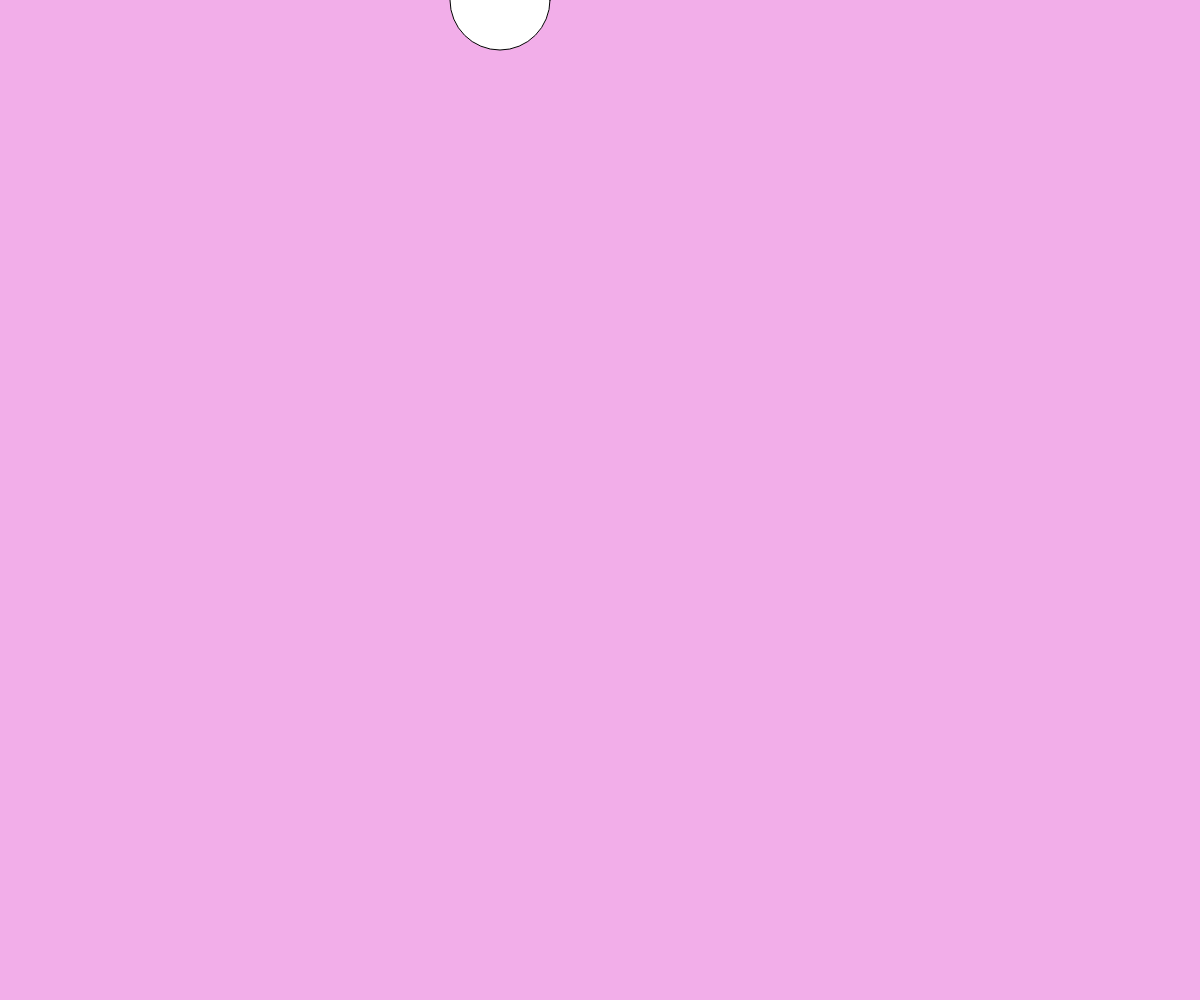
Frame 1 (no input)
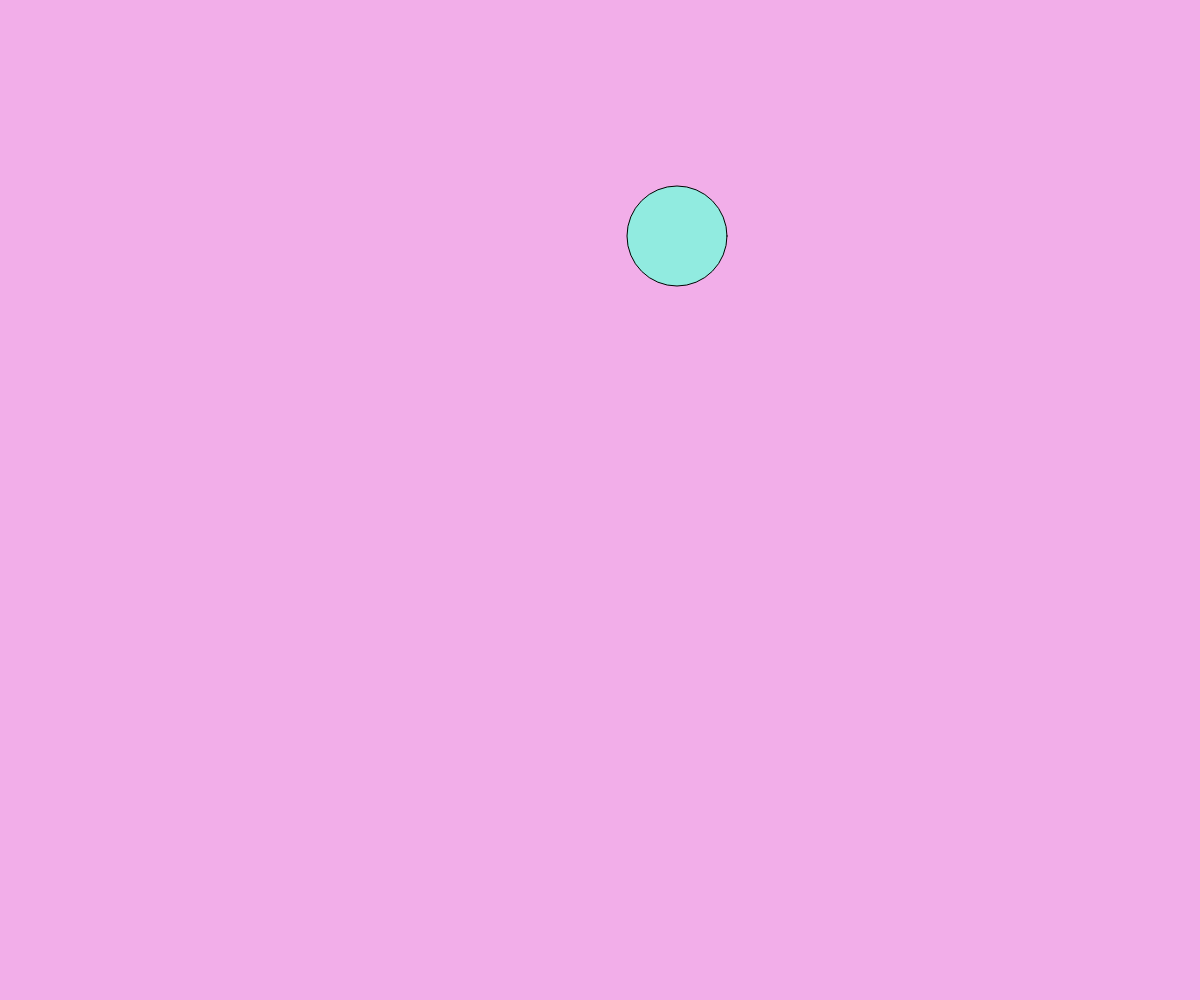
Frame 60 (no input)
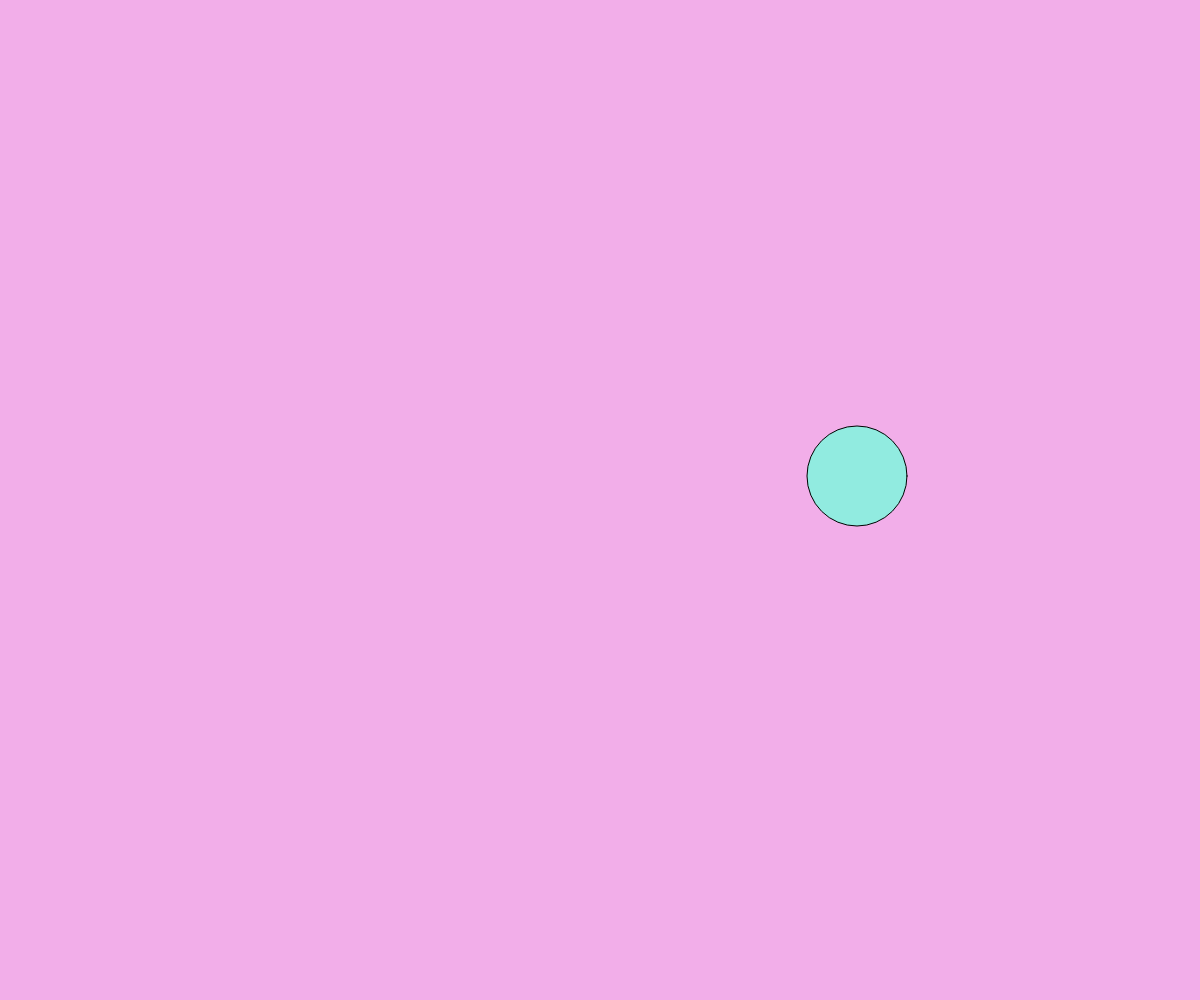
Frame 120 (the mouse pressed at the canvas centre since frame 60)

The p5.js sketch that drew these frames (run headless with seeded random() and noise() and a simulated clock; from frame 60 on, the mouse is pressed at the canvas centre):

// p5.js sketch
// ── sketch.js

let xpos = 500;
let ypos = 0;
let xballspeed = 3;
let yballspeed = 4;

function setup() {
// Create a full screen canvas
createCanvas(windowWidth, windowHeight);

}


function draw() {
background(242, 174, 233);
//Place circle in the center of the screen
circle(xpos,ypos,100);
fill(145, 235, 224);


xpos = xpos + xballspeed;
ypos = ypos + yballspeed;


//Chcecl fpr x position
//Check when ball crosses right side of canvas
if(xpos > width){
  xballspeed = -xballspeed;


}

if(xpos  < 0){
  xballspeed = -xballspeed;
}
//check when ball crosses left side of canvas
if(ypos > height){
  yballspeed = -yballspeed;

}

  if(ypos < 0){
    yballspeed = -yballspeed;
  }

if( mouseIsPressed & dist(mouseX,mouseY,xpos,ypos)<50){
  xpos = random(0,width);
  ypos = random(0,height);
}


}
